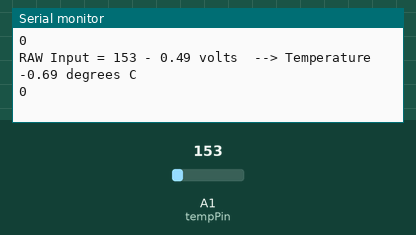
This sketch was run on a simulated Arduino Uno, built with avr-gcc and run on an emulated ATmega328P. Shown: the last lines printed to the serial monitor. The inputs (shaded band) are chosen by the test bench; at power-on: A1 (tempPin) = 153.

Above: at 2.8 s.
2.9 s: A1 (tempPin) set to 165
At 5.1 s:
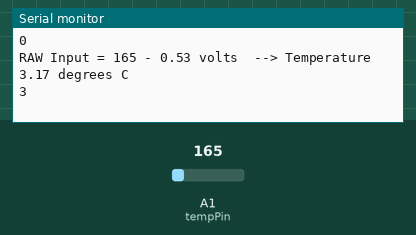
5.6 s: A1 (tempPin) set to 175
At 6.7 s:
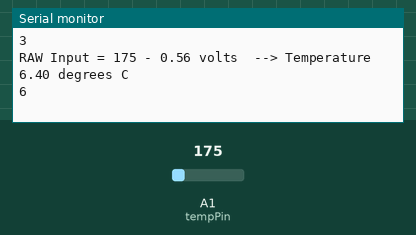
Timing chart, 0 to 8.6 s (numbered marks = the images above; inputs shaded):
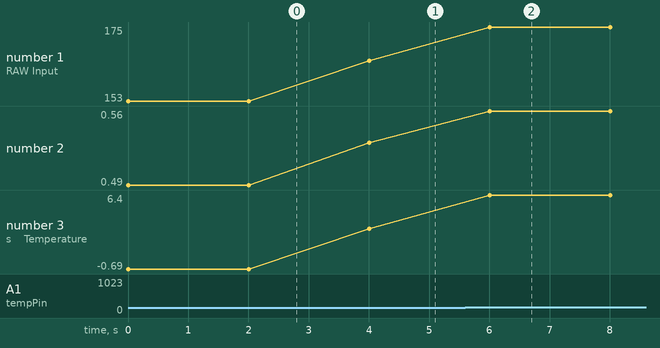

The sketch:

test.ino
```cpp
const int numReadings = 10;
int readIndex = 0;
int readings[numReadings];
//Analog Reference Voltage
#define aref_voltage 3.3

int tempPin = A1;

int tempReading;
void setup() {
  // put your setup code here, to run once:
Serial.begin(9600);
//analogReference(EXTERNAL);
}

void loop() {
  // Read voltage value from sensor
  tempReading = analogRead(tempPin);
  //Print to serial monitor
  Serial.print("RAW Input = ");
  Serial.print(tempReading);

  // Convert to voltage
  float voltage = tempReading * aref_voltage;
  voltage /= 1024.0;

  //Print voltage to serial monitor
  Serial.print(" - ");
  Serial.print(voltage);
  Serial.print(" volts ");

  // Print the temperature
  // Convert from 10 mv per degree with 500 mv offset to degree celsius
  // (voltage - 500mv) * 10)
  float temperatureC = (voltage - 0.5) * 100;
  Serial.print(" --> Temperature ");
  Serial.print(temperatureC);
  Serial.println(" degrees C");
readings[readIndex] = temperatureC;
Serial.println(readings[readIndex]);
readIndex = readIndex + 1;
if (readIndex >= numReadings) // if we're at the end of the array...
  {
    Serial.println("The 10 values in the array:");
    for(int i=0;i<readIndex;i=i+1)
    {
      Serial.println(readings[i]);
    }
    readIndex = 0;
  // Delay for sensor to stabilize
  }
  delay(2000);

}
```

Measured:
- after the input at 2.9 s, the serial monitor: prints a new line after 1.1 s (image 1)
- after the input at 5.6 s, the serial monitor: prints a new line after 0.40 s (image 2)
- plotted number 1: 153 → 165 after the input at 2.9 s, 165 → 175 after the input at 5.6 s
- plotted number 2: 0.49 → 0.53 after the input at 2.9 s, 0.53 → 0.56 after the input at 5.6 s
- plotted number 3: -0.69 → 3.17 after the input at 2.9 s, 3.17 → 6.4 after the input at 5.6 s
